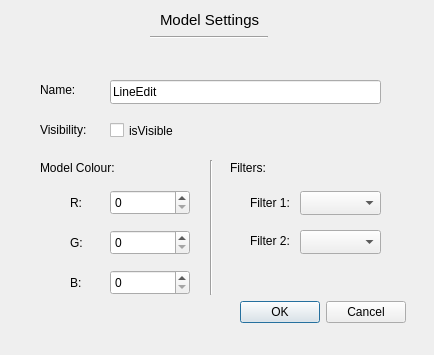
<?xml version="1.0" encoding="UTF-8"?>
<ui version="4.0">
 <class>OptionDialog</class>
 <widget class="QDialog" name="OptionDialog">
  <property name="geometry">
   <rect>
    <x>0</x>
    <y>0</y>
    <width>434</width>
    <height>355</height>
   </rect>
  </property>
  <property name="windowTitle">
   <string>Dialog</string>
  </property>

  <widget class="QCheckBox" name="checkBoxVisible">
   <property name="geometry">
    <rect>
     <x>110</x>
     <y>120</y>
     <width>66</width>
     <height>21</height>
    </rect>
   </property>
   <property name="text">
    <string>isVisible</string>
   </property>
  </widget>
  <widget class="QLabel" name="label_2">
   <property name="geometry">
    <rect>
     <x>70</x>
     <y>195</y>
     <width>16</width>
     <height>16</height>
    </rect>
   </property>
   <property name="text">
    <string>R:</string>
   </property>
  </widget>
  <widget class="QSpinBox" name="spinBoxR">
   <property name="geometry">
    <rect>
     <x>110</x>
     <y>190</y>
     <width>80</width>
     <height>25</height>
    </rect>
   </property>
   <property name="maximum">
    <number>255</number>
   </property>
  </widget>
  <widget class="QLabel" name="label_3">
   <property name="geometry">
    <rect>
     <x>70</x>
     <y>235</y>
     <width>16</width>
     <height>16</height>
    </rect>
   </property>
   <property name="text">
    <string>G:</string>
   </property>
  </widget>
  <widget class="QSpinBox" name="spinBoxG">
   <property name="geometry">
    <rect>
     <x>110</x>
     <y>230</y>
     <width>80</width>
     <height>25</height>
    </rect>
   </property>
   <property name="maximum">
    <number>255</number>
   </property>
  </widget>
  <widget class="QDialogButtonBox" name="buttonBox">
   <property name="geometry">
    <rect>
     <x>240</x>
     <y>300</y>
     <width>166</width>
     <height>24</height>
    </rect>
   </property>
   <property name="orientation">
    <enum>Qt::Orientation::Horizontal</enum>
   </property>
   <property name="standardButtons">
    <set>QDialogButtonBox::StandardButton::Cancel|QDialogButtonBox::StandardButton::Ok</set>
   </property>
  </widget>
  <widget class="QSpinBox" name="spinBoxB">
   <property name="geometry">
    <rect>
     <x>110</x>
     <y>270</y>
     <width>80</width>
     <height>25</height>
    </rect>
   </property>
   <property name="maximum">
    <number>255</number>
   </property>
  </widget>
  <widget class="QLabel" name="label_4">
   <property name="geometry">
    <rect>
     <x>70</x>
     <y>275</y>
     <width>61</width>
     <height>16</height>
    </rect>
   </property>
   <property name="text">
    <string>B:</string>
   </property>
  </widget>
  <widget class="QComboBox" name="comboBox_filter1">
   <property name="geometry">
    <rect>
     <x>300</x>
     <y>191</y>
     <width>81</width>
     <height>24</height>
    </rect>
   </property>
  </widget>
  <widget class="QComboBox" name="comboBox_filter2">
   <property name="geometry">
    <rect>
     <x>300</x>
     <y>230</y>
     <width>81</width>
     <height>24</height>
    </rect>
   </property>
  </widget>
  <widget class="QLabel" name="label">
   <property name="geometry">
    <rect>
     <x>40</x>
     <y>82</y>
     <width>41</width>
     <height>16</height>
    </rect>
   </property>
   <property name="text">
    <string>Name:</string>
   </property>
  </widget>
  <widget class="QLabel" name="label_5">
   <property name="geometry">
    <rect>
     <x>160</x>
     <y>10</y>
     <width>100</width>
     <height>20</height>
    </rect>
   </property>
   <property name="font">
    <font>
     <pointsize>11</pointsize>
    </font>
   </property>
   <property name="text">
    <string>Model Settings</string>
   </property>
  </widget>
  <widget class="QLineEdit" name="lineEditName">
   <property name="geometry">
    <rect>
     <x>110</x>
     <y>80</y>
     <width>271</width>
     <height>24</height>
    </rect>
   </property>
   <property name="text">
    <string>LineEdit</string>
   </property>
  </widget>
  <widget class="Line" name="line">
   <property name="geometry">
    <rect>
     <x>150</x>
     <y>36</y>
     <width>118</width>
     <height>3</height>
    </rect>
   </property>
   <property name="orientation">
    <enum>Qt::Orientation::Horizontal</enum>
   </property>
  </widget>
  <widget class="Line" name="line_2">
   <property name="geometry">
    <rect>
     <x>210</x>
     <y>160</y>
     <width>3</width>
     <height>135</height>
    </rect>
   </property>
   <property name="orientation">
    <enum>Qt::Orientation::Vertical</enum>
   </property>
  </widget>
  <widget class="QLabel" name="label_6">
   <property name="geometry">
    <rect>
     <x>250</x>
     <y>195</y>
     <width>49</width>
     <height>16</height>
    </rect>
   </property>
   <property name="text">
    <string>Filter 1:</string>
   </property>
  </widget>
  <widget class="QLabel" name="label_7">
   <property name="geometry">
    <rect>
     <x>250</x>
     <y>233</y>
     <width>49</width>
     <height>16</height>
    </rect>
   </property>
   <property name="text">
    <string>Filter 2:</string>
   </property>
  </widget>
  <widget class="QLabel" name="label_8">
   <property name="geometry">
    <rect>
     <x>40</x>
     <y>122</y>
     <width>49</width>
     <height>16</height>
    </rect>
   </property>
   <property name="text">
    <string>Visibility:</string>
   </property>
  </widget>
  <widget class="QLabel" name="label_9">
   <property name="geometry">
    <rect>
     <x>40</x>
     <y>160</y>
     <width>111</width>
     <height>16</height>
    </rect>
   </property>
   <property name="text">
    <string>Model Colour:</string>
   </property>
  </widget>
  <widget class="QLabel" name="label_10">
   <property name="geometry">
    <rect>
     <x>230</x>
     <y>160</y>
     <width>111</width>
     <height>16</height>
    </rect>
   </property>
   <property name="text">
    <string>Filters:</string>
   </property>
  </widget>

 </widget>
 <resources/>
 <connections>
  <connection>
   <sender>buttonBox</sender>
   <signal>accepted()</signal>
   <receiver>OptionDialog</receiver>
   <slot>accept()</slot>
   <hints>
    <hint type="sourcelabel">
     <x>248</x>
     <y>254</y>
    </hint>
    <hint type="destinationlabel">
     <x>157</x>
     <y>274</y>
    </hint>
   </hints>
  </connection>
  <connection>
   <sender>buttonBox</sender>
   <signal>rejected()</signal>
   <receiver>OptionDialog</receiver>
   <slot>reject()</slot>
   <hints>
    <hint type="sourcelabel">
     <x>316</x>
     <y>260</y>
    </hint>
    <hint type="destinationlabel">
     <x>286</x>
     <y>274</y>
    </hint>
   </hints>
  </connection>
 </connections>
</ui>
